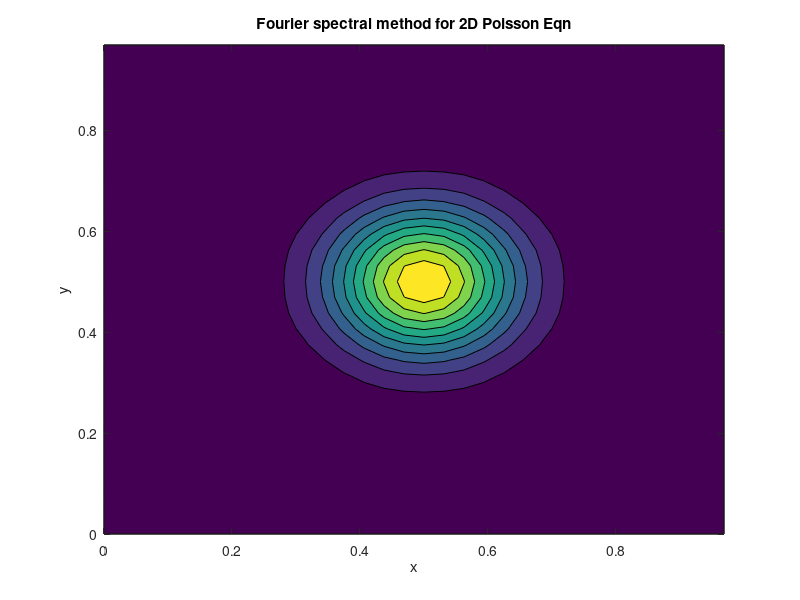

MATLAB code to generate this figure:
% 2D FFT for Fourier-spectral solution of
% u_xx + u_yy  = (r^2 - 2*sig^2)*exp(-r^2/(2*sig^2))/sig^4,  0 < x,y < 1
% where
% r^2 = (x-0.5)^2 + (y-0.5)^2, sig = 0.2
% uex = exp(-r^2/(2*sig^2)) + C (C is an arbitrary constant
% We will choose C by taking u(x=0,y=0) = 0. In the limit sig << 1, this
% implies C = 0.

% No. of Fourier modes...should be a power of 2
N = 32;      
% Domain size (assumed square
L = 1;      
sig = 0.1;   

% wavenumbers
k = (2*pi/L)*[0:(N/2-1) (-N/2):(-1)]; 
[KX, KY]  = meshgrid(k,k);
% Laplacian matrix acting on the wavenumbers
delsq = -(KX.^2 + KY.^2); % Laplacian matrix acting on the wavenumbers
% avodi solving zero waevnumber
delsq(1,1) = 1;          

% Construct RHS f(x,y) at the Fourier gridpoints
h = L/N;     % Grid spacing
x = (0:(N-1))*h ;
y = (0:(N-1))*h;
[X Y] = meshgrid(x,y);
rsq = (X-0.5*L).^2 + (Y-0.5*L).^2;
sigsq = sig^2;
f = exp(-rsq/(2*sigsq)).*(rsq - 2*sigsq)/(sigsq^2);

% trasnform of forcing
fhat = fft2(f);
u = real(ifft2(fhat./delsq));
% Specify arbitrary constant by forcing corner u = 0.
u = u - u(1,1);   

%  Plot out solution in interior

uex = exp(-rsq/(2*sigsq));
%errmax = norm(u(:)-uex(:),inf)
contourf(X,Y,u)
xlabel('x')
ylabel('y')
zlabel('u')
title('Fourier spectral method for 2D Poisson Eqn')